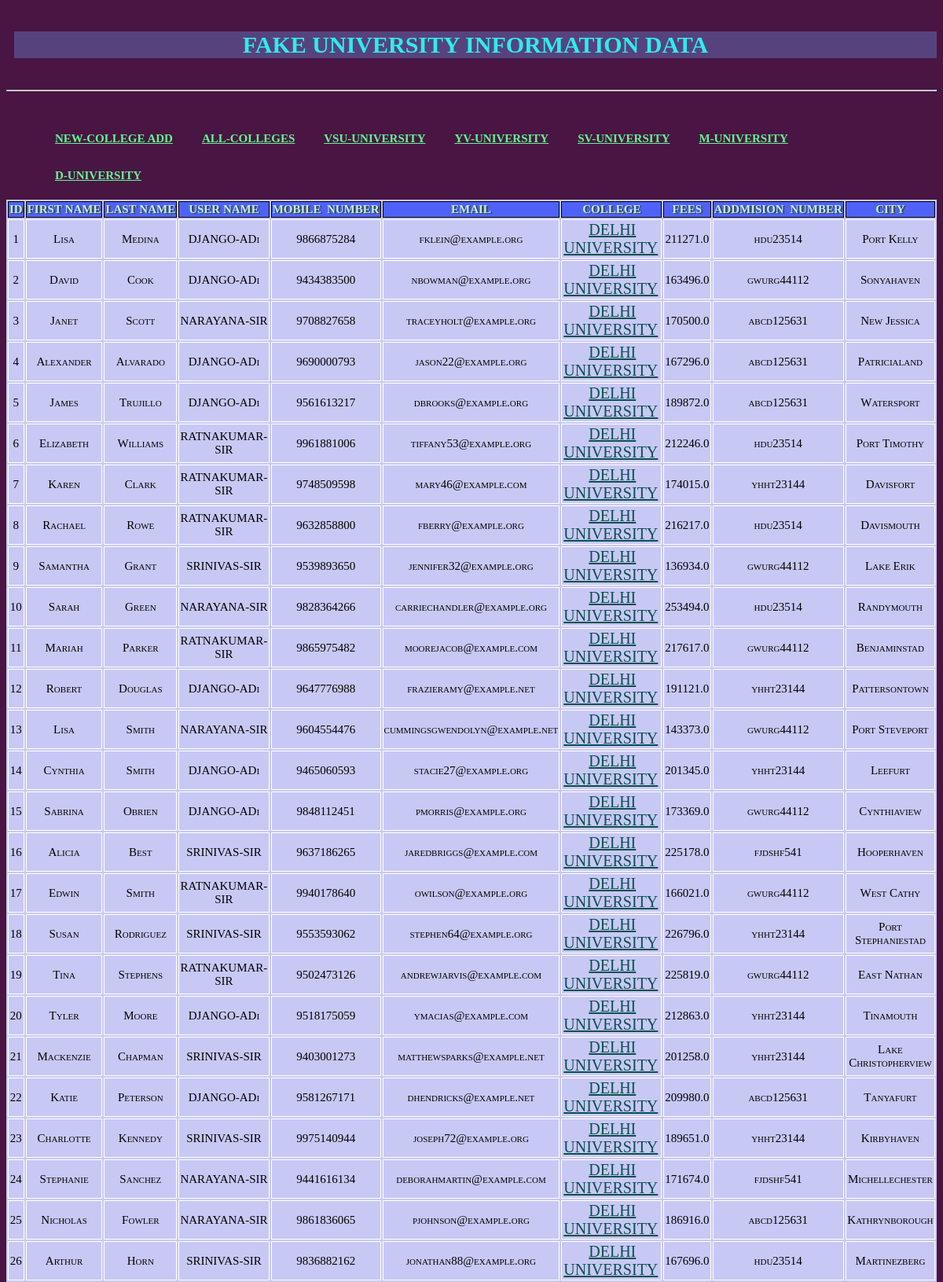
Page /Delhi-college/ (upper part) on the committed database.
### college/models.py (models this page shows)
class CollegeDate(models.Model):
    first_name = models.CharField(max_length=120)
    last_name = models.CharField(max_length=120)
    username = models.CharField(max_length=120)
    mobile = models.BigIntegerField()
    email  = models.EmailField()
    college = models.CharField(max_length=250)
    city = models.CharField(max_length=120)
    fees = models.FloatField()
    addmision_numbers = models.CharField(max_length=200)
    def __str__(self) -> str:
        return self.username

### college/views.py (the view)
# urls.py: path('Delhi-college/',views.du_view,name='du'),
def du_view(request):
    du = CollegeDate.objects.filter(college="DELHI UNIVERSITY")
    print(du)
    context = {
        'du':du
    }
    return render(request,'COLLEGE/du.html',context)

### college/templates/COLLEGE/du.html (shortened to what this page needs)
{% extends "COLLEGE/base.html" %}
{% load static %}
{% block content %}
<div>
    <table>
        <thead>
            <tr>
                <th>ID</th>
                <th>FIRST&nbsp;NAME</th>
                <th>LAST&nbsp;NAME</th>
                <th>USER&nbsp;NAME</th>
                <th>MOBILE&nbsp;&nbsp;NUMBER</th>
                <th>EMAIL</th>
                <th>COLLEGE</th>
                <th>FEES</th>
                <th>ADDMISION&nbsp;&nbsp;NUMBER</th>
                <th>CITY</th>
            </tr>
        </thead>
        <tbody>
            {% for i in du %}
            <tr>
                <td>{{forloop.counter}}</td>
                <td>{{i.first_name}}</td>
                <td>{{i.last_name}}</td>
                <td>{{i.username}}</td>
                <td>{{i.mobile}}</td>
                <td>{{i.email}}</td>
                <td><a href="#">{{i.college}}</a></td>
                <td>{{i.fees}}</td>
                <td>{{i.addmision_numbers}}</td>
                <td>{{i.city}}</td>
            </tr>
            {% endfor %}
        </tbody>
    </table>
</div>
{% endblock %}

### college/static/COLLEGE/css/sty.css (style rules this page uses)
body { background-color:#491543; font-size: 15px; }
table { background-color:#c8c8f5; text-align: center; font-family: Georgia, 'Times New Roman', Times, serif; font-weight: 500; font-variant: small-caps; padding: auto; min-width: fit-content; width: 100%; padding: 0px 0px; margin: auto 0px; }
th { color: rgb(183, 240, 237); background-color:#4F62F8; font-weight: 800; text-overflow: inherit; text-shadow: 2px 1px #424242; border: 1px solid black; }
td { border: 1px solid #FFFFFF }
.foot,a { margin: 3px 2px; color: #08504f; font-size: 20px; text-transform: capitalize; }

### rows in the picture
CollegeDate: first_name "Lisa", last_name "Medina", username "DJANGO-ADi", mobile "9866875284", email "fklein@example.org", college "DELHI UNIVERSITY", fees "211271.0", addmision_numbers "hdu23514", city "Port Kelly"
CollegeDate: first_name "David", last_name "Cook", username "DJANGO-ADi", mobile "9434383500", email "nbowman@example.org", college "DELHI UNIVERSITY", fees "163496.0", addmision_numbers "gwurg44112", city "Sonyahaven"
CollegeDate: first_name "Janet", last_name "Scott", username "NARAYANA-SIR", mobile "9708827658", email "traceyholt@example.org", college "DELHI UNIVERSITY", fees "170500.0", addmision_numbers "abcd125631", city "New Jessica"
CollegeDate: first_name "Alexander", last_name "Alvarado", username "DJANGO-ADi", mobile "9690000793", email "jason22@example.org", college "DELHI UNIVERSITY", fees "167296.0", addmision_numbers "abcd125631", city "Patricialand"
CollegeDate: first_name "James", last_name "Trujillo", username "DJANGO-ADi", mobile "9561613217", email "dbrooks@example.org", college "DELHI UNIVERSITY", fees "189872.0", addmision_numbers "abcd125631", city "Watersport"
CollegeDate: first_name "Elizabeth", last_name "Williams", username "RATNAKUMAR-SIR", mobile "9961881006", email "tiffany53@example.org", college "DELHI UNIVERSITY", fees "212246.0", addmision_numbers "hdu23514", city "Port Timothy"
CollegeDate: first_name "Karen", last_name "Clark", username "RATNAKUMAR-SIR", mobile "9748509598", email "mary46@example.com", college "DELHI UNIVERSITY", fees "174015.0", addmision_numbers "yhht23144", city "Davisfort"
CollegeDate: first_name "Rachael", last_name "Rowe", username "RATNAKUMAR-SIR", mobile "9632858800", email "fberry@example.org", college "DELHI UNIVERSITY", fees "216217.0", addmision_numbers "hdu23514", city "Davismouth"
CollegeDate: first_name "Samantha", last_name "Grant", username "SRINIVAS-SIR", mobile "9539893650", email "jennifer32@example.org", college "DELHI UNIVERSITY", fees "136934.0", addmision_numbers "gwurg44112", city "Lake Erik"
CollegeDate: first_name "Sarah", last_name "Green", username "NARAYANA-SIR", mobile "9828364266", email "carriechandler@example.org", college "DELHI UNIVERSITY", fees "253494.0", addmision_numbers "hdu23514", city "Randymouth"
CollegeDate: first_name "Mariah", last_name "Parker", username "RATNAKUMAR-SIR", mobile "9865975482", email "moorejacob@example.com", college "DELHI UNIVERSITY", fees "217617.0", addmision_numbers "gwurg44112", city "Benjaminstad"
CollegeDate: first_name "Robert", last_name "Douglas", username "DJANGO-ADi", mobile "9647776988", email "frazieramy@example.net", college "DELHI UNIVERSITY", fees "191121.0", addmision_numbers "yhht23144", city "Pattersontown"
CollegeDate: first_name "Lisa", last_name "Smith", username "NARAYANA-SIR", mobile "9604554476", email "cummingsgwendolyn@example.net", college "DELHI UNIVERSITY", fees "143373.0", addmision_numbers "gwurg44112", city "Port Steveport"
CollegeDate: first_name "Cynthia", last_name "Smith", username "DJANGO-ADi", mobile "9465060593", email "stacie27@example.org", college "DELHI UNIVERSITY", fees "201345.0", addmision_numbers "yhht23144", city "Leefurt"
CollegeDate: first_name "Sabrina", last_name "Obrien", username "DJANGO-ADi", mobile "9848112451", email "pmorris@example.org", college "DELHI UNIVERSITY", fees "173369.0", addmision_numbers "gwurg44112", city "Cynthiaview"
CollegeDate: first_name "Alicia", last_name "Best", username "SRINIVAS-SIR", mobile "9637186265", email "jaredbriggs@example.com", college "DELHI UNIVERSITY", fees "225178.0", addmision_numbers "fjdshf541", city "Hooperhaven"
CollegeDate: first_name "Edwin", last_name "Smith", username "RATNAKUMAR-SIR", mobile "9940178640", email "owilson@example.org", college "DELHI UNIVERSITY", fees "166021.0", addmision_numbers "gwurg44112", city "West Cathy"
CollegeDate: first_name "Susan", last_name "Rodriguez", username "SRINIVAS-SIR", mobile "9553593062", email "stephen64@example.org", college "DELHI UNIVERSITY", fees "226796.0", addmision_numbers "yhht23144", city "Port Stephaniestad"
CollegeDate: first_name "Tina", last_name "Stephens", username "RATNAKUMAR-SIR", mobile "9502473126", email "andrewjarvis@example.com", college "DELHI UNIVERSITY", fees "225819.0", addmision_numbers "gwurg44112", city "East Nathan"
CollegeDate: first_name "Tyler", last_name "Moore", username "DJANGO-ADi", mobile "9518175059", email "ymacias@example.com", college "DELHI UNIVERSITY", fees "212863.0", addmision_numbers "yhht23144", city "Tinamouth"
CollegeDate: first_name "Mackenzie", last_name "Chapman", username "SRINIVAS-SIR", mobile "9403001273", email "matthewsparks@example.net", college "DELHI UNIVERSITY", fees "201258.0", addmision_numbers "yhht23144", city "Lake Christopherview"
CollegeDate: first_name "Katie", last_name "Peterson", username "DJANGO-ADi", mobile "9581267171", email "dhendricks@example.net", college "DELHI UNIVERSITY", fees "209980.0", addmision_numbers "abcd125631", city "Tanyafurt"
CollegeDate: first_name "Charlotte", last_name "Kennedy", username "SRINIVAS-SIR", mobile "9975140944", email "joseph72@example.org", college "DELHI UNIVERSITY", fees "189651.0", addmision_numbers "yhht23144", city "Kirbyhaven"
CollegeDate: first_name "Stephanie", last_name "Sanchez", username "NARAYANA-SIR", mobile "9441616134", email "deborahmartin@example.com", college "DELHI UNIVERSITY", fees "171674.0", addmision_numbers "fjdshf541", city "Michellechester"
CollegeDate: first_name "Nicholas", last_name "Fowler", username "NARAYANA-SIR", mobile "9861836065", email "pjohnson@example.org", college "DELHI UNIVERSITY", fees "186916.0", addmision_numbers "abcd125631", city "Kathrynborough"
CollegeDate: first_name "Arthur", last_name "Horn", username "SRINIVAS-SIR", mobile "9836882162", email "jonathan88@example.org", college "DELHI UNIVERSITY", fees "167696.0", addmision_numbers "hdu23514", city "Martinezberg"
